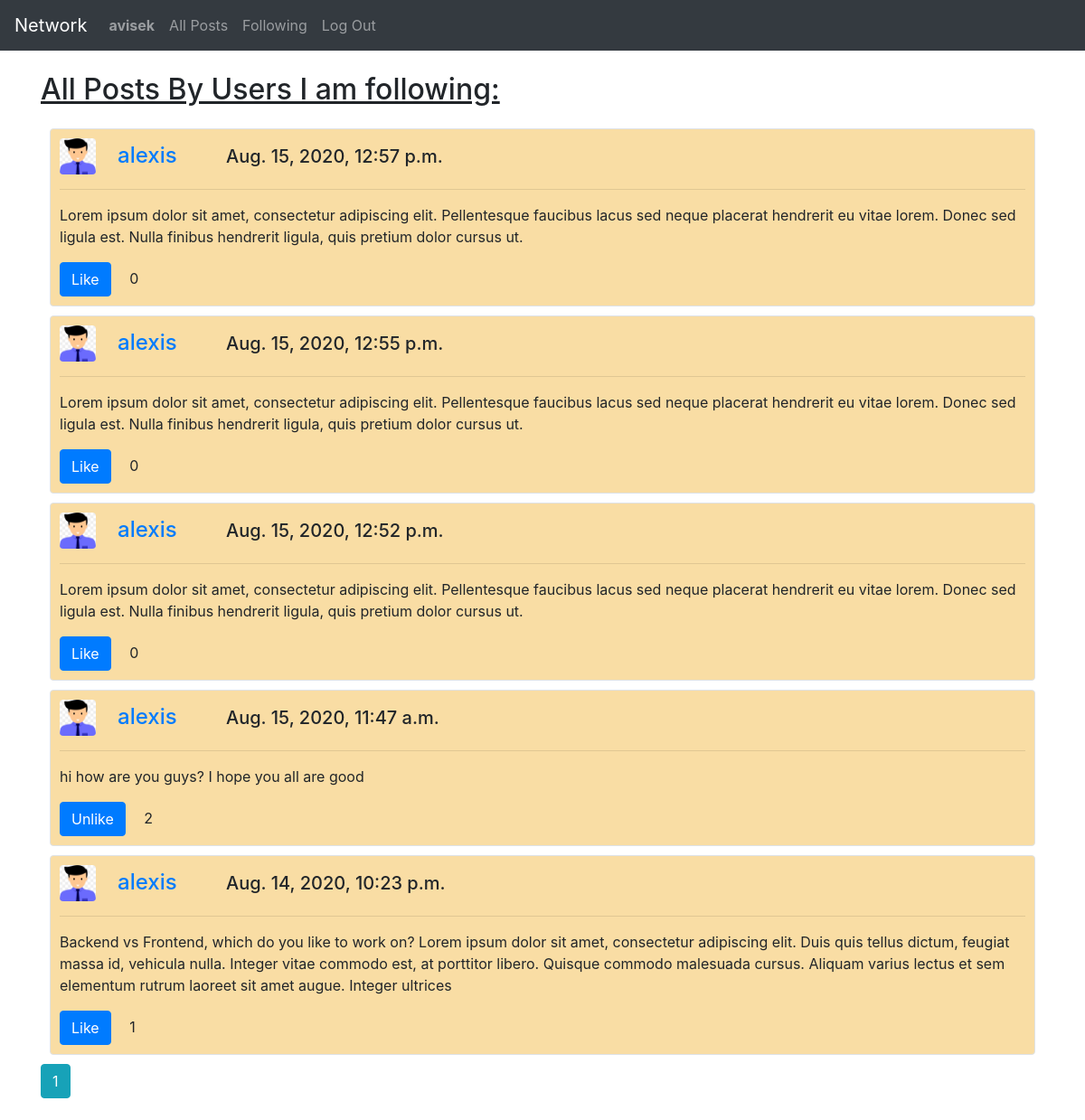
Page /following (signed in) on the committed database.
### network/models.py (models this page shows, shortened)
class User(AbstractUser):
    followers=models.ManyToManyField('self',related_name='followed_to',blank=True, symmetrical=False)
    image = models.ImageField(upload_to='images/',default='default_user.jpg')

class NewPost(models.Model):
    author = models.ForeignKey(User,on_delete=models.CASCADE,related_name = "my_posts")
    content = models.TextField()
    likers = models.ManyToManyField(User,related_name ='liked_posts',blank= True)
    created_time = models.DateTimeField(auto_now=True)

### network/views.py (the view)
# urls.py: path("following",views.following_posts,name="following_posts")
@login_required
def following_posts(request):
    following = request.user.followed_to.all()
    posts = NewPost.objects.all()
    posts = posts.order_by('-created_time','-id')
    all_following_posts = []
    for post in posts:
        if post.author in following:
            all_following_posts.append(post)
    paginator = Paginator(all_following_posts,10)
    page_number = request.GET.get('page',1)
    page_obj = paginator.page(page_number)
    context ={
        'all_posts':page_obj.object_list,
        'liked_posts':request.user.liked_posts.all(),
        'page_obj':page_obj,
        'page_number':page_number
    }
    return render(request,'network/following_posts.html',context)

### network/templates/network/following_posts.html (shortened to what this page needs)
{% extends "network/layout.html" %}
{% load static %}
{% block link %}
<link href="{% static 'network/styles.css' %}" rel="stylesheet">
{% endblock %}
{% block body %}
<div class ="container mt-2">
    <h2 class="my-4"><u>All Posts By Users I am following: </u></h2>
    {% for post in all_posts %}
        <div class ="posts border rounded">
            <h4><img src={{post.author.image.url}} class="rounded" style="width:40px;height:auto"><span class='ml-4'><a href="{% url 'profilepage' post.author.username %}">{{ post.author.username }}</a></span>
                <span class="ml-5" style="font-size:20px;">{{post.created_time}}</span></h4>
            <hr>
            <p>
                {{ post.content}}
            </p>
            {% if post in liked_posts %}
            <button type="button" class="btn btn-primary like-unlike" data-do="Unlike" data-id="{{post.id}}">Unlike</button>
            {% else %}
            <button type="button" class="btn btn-primary like-unlike" data-do="Like" data-id="{{post.id}}">Like</button>
            {% endif %}
            <span class="ml-3">{{post.likers.all|length}}</span>
        </div>
    {% empty %}
    <h3 class="my-2">No Posts To Show...</h3>
    {% endfor %}
</div>
{% if page_obj %}
  <div class="container">
      <a class="btn btn-info mb-4" href="?page={{ page_number }}">{{ page_number }}</a>
  </div>
{% endif %}
{% endblock %}

### network/templates/network/layout.html (shortened to what this page needs)
{% load static %}
<html lang="en">
    <head>
        <link rel="stylesheet" href="https://stackpath.bootstrapcdn.com/bootstrap/4.4.1/css/bootstrap.min.css">
        {% block link %}
        {% endblock %}
    </head>
    <body>
        <nav class="navbar navbar-expand-sm navbar-dark bg-dark">
            <a class="navbar-brand" href="{% url 'index' %}">Network</a>
            <div>
              <ul class="navbar-nav mr-auto">
                {% if user.is_authenticated %}
                    <li class="nav-item">
                        <a class="nav-link" href="{% url 'profilepage' request.user.username %}"><strong>{{ user.username }}</strong></a>
                    </li>
                {% endif %}
                <li class="nav-item">
                  <a class="nav-link" href="{% url 'index' %}">All Posts</a>
                </li>
                {% if user.is_authenticated %}
                    <li class="nav-item">
                        <a class="nav-link" href="{% url 'following_posts' %}">Following</a>
                    </li>
                    <li class="nav-item">
                        <a class="nav-link" href="{% url 'logout' %}">Log Out</a>
                    </li>
                {% endif %}
              </ul>
            </div>
        </nav>
        <div class="body">
            {% block body %}
            {% endblock %}
        </div>
    </body>
</html>

### network/static/network/styles.css (style rules this page uses)
* { box-sizing: border-box; }
div.posts { padding:10px; margin:10px; background-color:#F9DDA4; }

### rows in the picture
User: username "avisek"
NewPost: author.image (placeholder picture), author.username "alexis", created_time "Aug. 15, 2020, 12:57 p.m.", content "Lorem ipsum dolor sit amet, consectetur adipiscing elit. Pellentesque faucibus lacus sed neque placerat hendrerit eu vitae lorem. Donec sed ligula est. Nulla finibus hendrerit ligula, quis pretium dolor cursus ut.", likers.all|length "0"
NewPost: author.image (placeholder picture), author.username "alexis", created_time "Aug. 15, 2020, 12:55 p.m.", content "Lorem ipsum dolor sit amet, consectetur adipiscing elit. Pellentesque faucibus lacus sed neque placerat hendrerit eu vitae lorem. Donec sed ligula est. Nulla finibus hendrerit ligula, quis pretium dolor cursus ut.", likers.all|length "0"
NewPost: author.image (placeholder picture), author.username "alexis", created_time "Aug. 15, 2020, 12:52 p.m.", content "Lorem ipsum dolor sit amet, consectetur adipiscing elit. Pellentesque faucibus lacus sed neque placerat hendrerit eu vitae lorem. Donec sed ligula est. Nulla finibus hendrerit ligula, quis pretium dolor cursus ut.", likers.all|length "0"
NewPost: author.image (placeholder picture), author.username "alexis", created_time "Aug. 15, 2020, 11:47 a.m.", content "hi how are you guys? I hope you all are good", likers.all|length "2"
NewPost: author.image (placeholder picture), author.username "alexis", created_time "Aug. 14, 2020, 10:23 p.m.", content "Backend vs Frontend, which do you like to work on? Lorem ipsum dolor sit amet, consectetur adipiscing elit. Duis quis tellus dictum, feugiat massa id, vehicula nulla. Integer vitae commodo est, at porttitor libero. Quisque commodo malesuada cursus. Aliquam varius lectus et sem elementum rutrum laoreet sit amet augue. Integer ultrices", likers.all|length "1"

### other values in the picture
{{ page_number }} "1"
